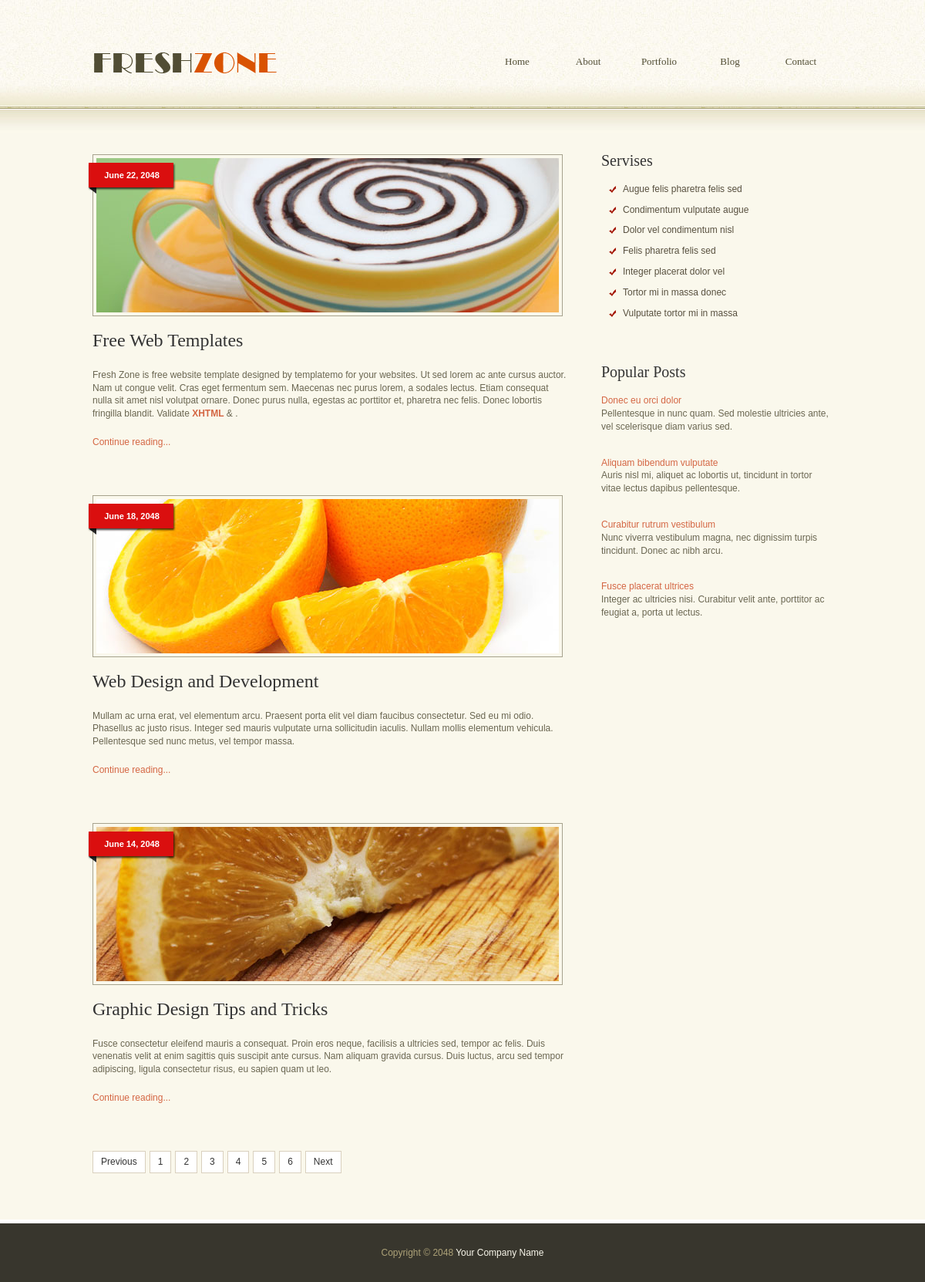
Screenshot of /blog/ with the database file from the repository.
### app/models.py (models this page shows, shortened)
class Blog1(models.Model):
    title = models.CharField(max_length=255)
    description = models.CharField(max_length=1500)
    image_title = models.CharField(max_length=255)
    image_class = models.CharField(max_length=255)
    image = models.ImageField(upload_to="blog1")
    text = models.CharField(max_length=255)
    link_url1 = models.URLField(max_length=255, blank=True, null=True)
    link_url2 = models.URLField(max_length=255, blank=True, null=True)
    link_name1 = models.CharField(max_length=255, blank=True, null=True)
    link_name2 = models.CharField(max_length=255, blank=True, null=True)
    class Meta:
        verbose_name = "Blog1"
        verbose_name_plural = "Blog1"

class Blogs2(models.Model):
    title = models.CharField(max_length=255)
    description = models.CharField(max_length=1500)
    image_title = models.CharField(max_length=255)
    image_class = models.CharField(max_length=255)
    image = models.ImageField(upload_to="blogs2")
    text = models.CharField(max_length=255)
    class Meta:
        verbose_name = "Blogs2"
        verbose_name_plural = "Blogs2"

class SideBarMain(models.Model):
    title = models.CharField(max_length=255)
    class Meta:
        verbose_name = "Side Bar Main"
        verbose_name_plural = "Side Bar Main"

class Services(models.Model):
    title = models.CharField(max_length=255)
    class Meta:
        verbose_name = "Services"
        verbose_name_plural = "Services"

class PopularPosts(models.Model):
    description = models.CharField(max_length=500)
    link_name = models.CharField(max_length=255)
    link_url = models.CharField(max_length=255)
    class Meta:
        verbose_name = "Popular Posts"
        verbose_name_plural = "Popular Posts"

class FooterText(models.Model):
    text = models.CharField(max_length=255)
    link_url = models.URLField(max_length=255)
    link_name = models.CharField(max_length=255)
    class Meta:
        verbose_name = "Footer Text"
        verbose_name_plural = "Footer Text"

### app/views.py (the view)
# urls.py: path('blog/', views.blog, name="blog"),
def blog(request):
    context = {
        "header_text": HeaderText.objects.all().first(),
        "footer_text": FooterText.objects.all().first(),
        "blog1": Blog1.objects.all().first(),
        "blogs2": Blogs2.objects.all(),
        "side_bar_main": SideBarMain.objects.all(),
        "services": Services.objects.all(),
        "popular_posts": PopularPosts.objects.all(),
    }
    return render(request, "blog.html", context)

### app/templates/blog.html (shortened to what this page needs)
{% extends "base.html" %}
{% load static %}
  {% block blog_template %}
    <div id="templatemo_main_wrapper">
        <div id="templatemo_main">
            <div id="content" class="float_l">
                <div class="post">
                  <div class="{{blog1.image_class}}"><img src="{{blog1.image.url}}" alt="{{blog1.image_title}}" /><span class="date">{{blog1.text}}</span></div>
                    <h2>{{blog1.title}}</h2>
                    <p>{{blog1.description}}
                        <a href="{{blog1.link_url1}}" rel="nofollow"><strong>{{blog1.link_name1}}</strong></a> &amp;
                        <a href="{{blog1.link_url2}}" rel="nofollow"><strong>{{blog1.link_name}}</strong></a>.</p>
                    <a href="{% url 'blog_post' %}">Continue reading...</a>
                </div>
                {% for blogs in blogs2 %}
                  <div class="post">
                    <div class="{{blogs.image_class}}"><img src="{{blogs.image.url}}" alt="{{blogs.image_title}}" /><span class="date">{{blogs.text}}</span></div>
                      <h2>{{blogs.title}}</h2>
                      <p>{{blogs.description}}</p>
                      <a href="{% url 'blog_post' %}">Continue reading...</a>
                  </div>
                {% endfor %}
                <div class="pagging">
                    <ul>
                        <li><a href="#">Previous</a></li>
                        <li><a href="#">1</a></li>
                        <li><a href="#">2</a></li>
                        <li><a href="#">3</a></li>
                        <li><a href="#">4</a></li>
                        <li><a href="#">5</a></li>
                        <li><a href="#">6</a></li>
                        <li><a href="#">Next</a></li>
                    </ul>
                </div>
            </div>
            <div id="sidebar" class="float_r">
              <h3>{{side_bar_main.0.title}}</h3>
                <ul class="templatemo_list">
                  {% for block in services %}
                    <li>{{block.title}}</li>
                  {% endfor %}
                </ul>
                <div class="cleaner h50"></div>
                <h3>{{side_bar_main.1.title}}</h3>
                <ul class="popular_post">
                  {% for post in popular_posts %}
                    <li><a href="{{post.link_url}}">{{post.link_name}}</a>{{post.description}}</li>
                  {% endfor %}
                </ul>
            </div>
        </div>
    </div>
  {% endblock %}

### app/templates/base.html (shortened to what this page needs)
{% load static %}
   <!DOCTYPE html PUBLIC "-//W3C//DTD XHTML 1.0 Transitional//EN" "http://www.w3.org/TR/xhtml1/DTD/xhtml1-transitional.dtd">
    <html xmlns="http://www.w3.org/1999/xhtml">
    <head>
      <link href="{% static "css/templatemo_style.css" %}" rel="stylesheet" type="text/css" />
      <link rel="stylesheet" type="text/css" href="{% static "css/ddsmoothmenu.css" %}" />
    <link rel="stylesheet" type="text/css" media="all" href="{% static "css/jquery.dualSlider.0.2.css" %}" />
    </head>
      <body>
        <div id="templatemo_header_wrapper">
            <div id="templatemo_header">
                <div id="site_title">
									<h1><a href="#">Fresh Zone Template</a></h1>
								</div>
                <div id="templatemo_menu" class="ddsmoothmenu">
                    <ul>
                        <li><a href="{% url 'index' %}" >Home</a></li>
                        <li><a href="{% url 'about' %}">About</a>
                        </li>
                        <li><a href="{% url 'portfolio' %}">Portfolio</a>
                        </li>
                        <li><a href="{% url 'blog' %}">Blog</a></li>
                        <li><a href="{% url 'contact' %}">Contact</a></li>
                    </ul>
                    <br style="clear: left" />
                </div>
            </div>
        </div>
        {% block blog_template %}{% endblock %}
        <div id="templatemo_footer_wrapper">
            <div id="templatemo_footer">
                {{footer_text.text}} <a href="{{footer_text.link_url}}">{{footer_text.link_name}}</a>
            </div>
        </div>
      </body>
    </html>

### app/static/css/templatemo_style.css (style rules this page uses)
body { margin: 0; padding: 0; color: #6a6651; font-family: "Lucida Sans Unicode", "Lucida Grande", sans-serif; font-size: 12px; line-height: 1.4em; background-color: #faf8ec; }
a, a:link, a:visited { color: #d46643; font-weight: normal; text-decoration: none; }
p { margin: 0 0 20px 0; padding: 0; }
img { border: none; }
h1, h2, h3, h4, h5, h6 { color: #333; font-weight: normal; font-family: Georgia, "Times New Roman", Times, serif }
h1 { font-size: 48px; margin: 0 0 30px; padding: 5px 0 }
h2 { font-size: 24px; margin: 0 0 25px; padding: 3px 0 }
h3 { font-size: 20px; margin: 0 0 20px; padding: 0; }
.cleaner { clear: both }
.h50 { height: 50px }
.float_l { float: left }
.float_r { float: right }
.templatemo_list { margin: 10px 0 10px 10px; padding: 0; list-style: none; }
.templatemo_list li { color:#58503f; margin: 0 0 10px ; padding: 0 5px 0 18px; background: url(../images/list-tick.png) no-repeat scroll 0 4px; }
#templatemo_header_wrapper { width: 100%; height: 140px; background: url(../images/templatemo_header.jpg) repeat-x }
#templatemo_header { width: 960px; padding: 0 10px; margin: 0 auto; }
#templatemo_main_wrapper { width: 100%; background: url(../images/templatemo_main.jpg) repeat-x top }
#templatemo_main { width: 960px; padding: 60px 10px; margin: 0 auto; }
#templatemo_footer_wrapper { width: 100%; background: #38362d; border-top: 5px solid #ffffff }
#templatemo_footer { width: 960px; padding: 30px 10px; margin: 0 auto; }
#site_title { float: left; }
#site_title a { margin-top: 50px; display: block; font-size: 12px; font-family: Georgia, "Times New Roman", Times, serif; width: 240px; height: 54px; color: #acacac; text-indent: -10000px; background: url(../images/templatemo_logo.png) no-repeat center left; }
#templatemo_menu { float: right }
.post { margin-bottom: 60px; }
.post .post_image { width: 600px; position: relative; padding: 4px; border: 1px solid #a6a28d; margin-bottom: 20px; }
.post .post_image .date { position: absolute; width: 114px; height: 40px; top: 10px; left: -7px; background: url(../images/date.png) no-repeat left; font-size: 11px; line-height: 32px; color: #fff; font-weight: 700; text-align: center; }
.popular_post { margin: 0; padding: 0; list-style: none; }
.popular_post li { margin-bottom: 30px; }
.popular_post li a { display: block; }
#sidebar, .one_third { width: 300px }
#content, .two-third { width: 620px }
.pagging { margin: 0 0 20px; padding: 0; }
.pagging ul { margin: 0; padding: 0; list-style: none; }
.pagging ul li { margin: 0; padding: 0; display: inline; }
.pagging ul li a { float: left; display: block; color: #333; text-decoration: none; margin-right: 5px; padding: 5px 10px; background: #fff; border: 1px solid #d9d0be; }
#templatemo_footer { color: #ada278; text-align: center }
#templatemo_footer a { color: #faf8ec }

### app/static/css/ddsmoothmenu.css (style rules this page uses)
.ddsmoothmenu { margin-top: 65px }
.ddsmoothmenu ul { z-index:100; margin: 0; padding: 0; list-style-type: none; }
.ddsmoothmenu ul li { position: relative; display: inline; float: left; }
.ddsmoothmenu ul li a { display: block; height: 28px; width: 82px; margin-left: 10px; line-height: 30px; font-size: 13px; font-family: Georgia, "Times New Roman", Times, serif; color: #514d34; text-align: center; text-decoration: none; font-weight: 400; outline: none; }

### rows the page displays
Blog1: image (picture), text "June 22, 2048", title "Free Web Templates", description "Fresh Zone is free website template designed by templatemo for your websites. Ut sed lorem ac ante cursus auctor. Nam ut congue velit. Cras eget fermentum sem. Maecenas nec purus lorem, a sodales lectus. Etiam consequat nulla sit amet nisl volutpat ornare. Donec purus nulla, egestas ac porttitor et, pharetra nec felis. Donec lobortis fringilla blandit. Validate", link_name1 "XHTML"
Blogs2: image (picture), text "June 18, 2048", title "Web Design and Development", description "Mullam ac urna erat, vel elementum arcu. Praesent porta elit vel diam faucibus consectetur. Sed eu mi odio. Phasellus ac justo risus. Integer sed mauris vulputate urna sollicitudin iaculis. Nullam mollis elementum vehicula. Pellentesque sed nunc metus, vel tempor massa."
Blogs2: image (picture), text "June 14, 2048", title "Graphic Design Tips and Tricks", description "Fusce consectetur eleifend mauris a consequat. Proin eros neque, facilisis a ultricies sed, tempor ac felis. Duis venenatis velit at enim sagittis quis suscipit ante cursus. Nam aliquam gravida cursus. Duis luctus, arcu sed tempor adipiscing, ligula consectetur risus, eu sapien quam ut leo."
SideBarMain: title "Servises"
Services: title "Augue felis pharetra felis sed"
Services: title "Condimentum vulputate augue"
Services: title "Dolor vel condimentum nisl"
Services: title "Felis pharetra felis sed"
Services: title "Integer placerat dolor vel"
Services: title "Tortor mi in massa donec"
Services: title "Vulputate tortor mi in massa"
SideBarMain: title "Popular Posts"
PopularPosts: link_name "Donec eu orci dolor", description "Pellentesque in nunc quam. Sed molestie ultricies ante, vel scelerisque diam varius sed."
PopularPosts: link_name "Aliquam bibendum vulputate", description "Auris nisl mi, aliquet ac lobortis ut, tincidunt in tortor vitae lectus dapibus pellentesque."
PopularPosts: link_name "Curabitur rutrum vestibulum", description "Nunc viverra vestibulum magna, nec dignissim turpis tincidunt. Donec ac nibh arcu."
PopularPosts: link_name "Fusce placerat ultrices", description "Integer ac ultricies nisi. Curabitur velit ante, porttitor ac feugiat a, porta ut lectus."
FooterText: text "Copyright © 2048", link_name "Your Company Name"
